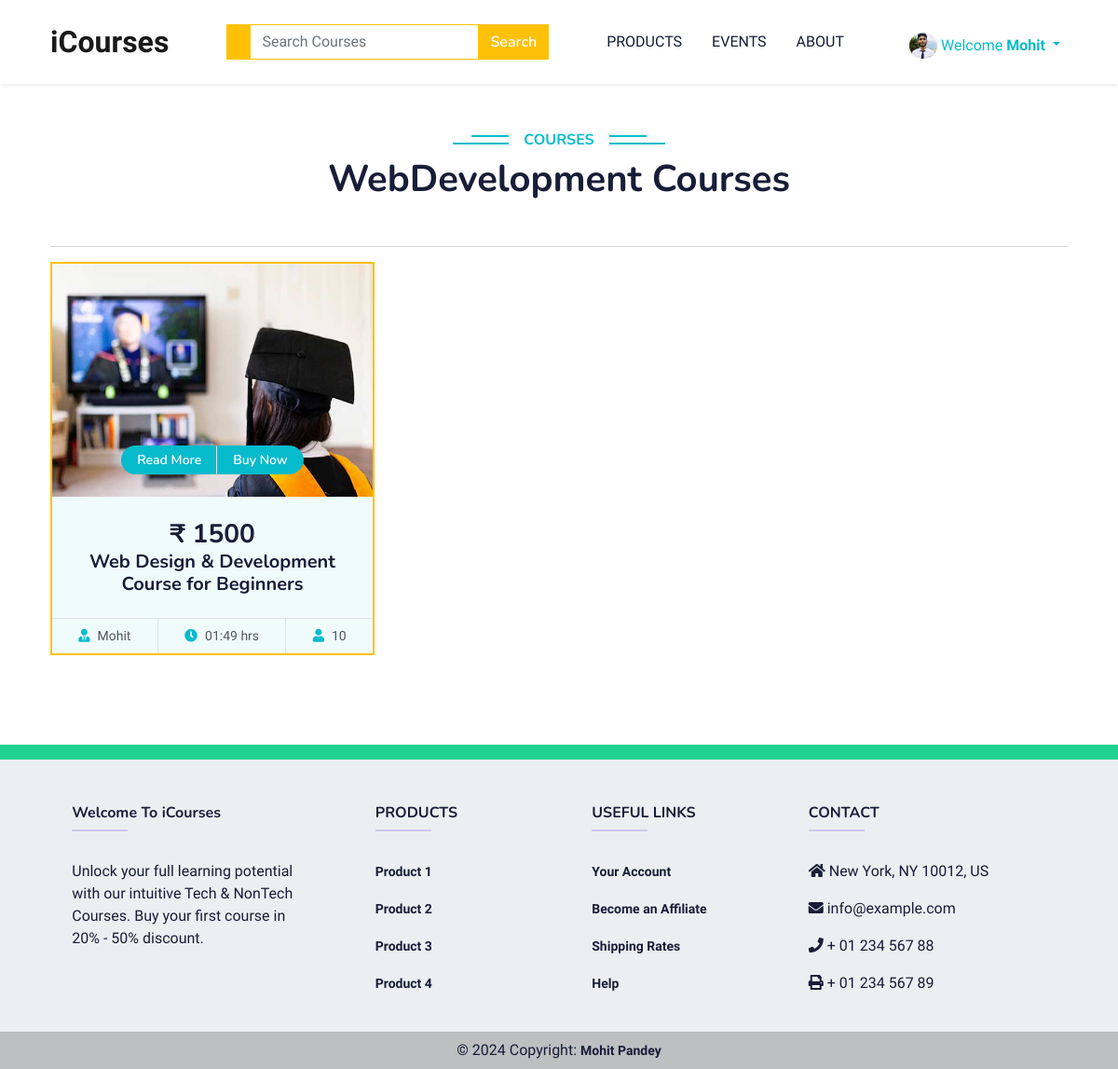
The page /courses/1 (signed in) on the database its author committed.
### home/models.py (models this page shows, shortened)
class UserProfile(models.Model):
    user = models.OneToOneField(User, on_delete = models.CASCADE)
    referral_link = models.CharField(max_length=100,default='', blank=True, null=True)
    picture = models.ImageField(upload_to='profile_pictures', blank=True, null=True)
    phone = models.CharField(max_length=14, default='', blank=True, null=True)
    address = models.TextField(default='', blank=True, null=True)
    birthdate = models.CharField(max_length =20,null=True, blank=True)
    referral_code_used = models.IntegerField(default=0, blank=True, null=True)

class Category(models.Model):
    categoryName = models.CharField(max_length=200)

class Course(models.Model):
    coursePicture = models.ImageField(upload_to='coursePicture',null=True,blank = True)
    courseFile = models.FileField(upload_to='coursePdf',null=True,blank=True)
    courseCategory = models.ForeignKey(Category, on_delete=models.CASCADE ,null=True,blank=True)
    courseName = models.CharField(max_length = 150,null=True,blank=True)
    coursePrice = models.IntegerField(null=True,blank=True)
    madeBy = models.CharField(max_length = 150,null=True,blank=True)
    courseDuration = models.CharField(max_length = 50)
    studentOnCourse = models.IntegerField(default = 0,editable=False)
    AboutCourse = HTMLField(blank=True)

### home/views.py (the view)
# urls.py: path('courses/<slug:id>',views.CategoryCourses, name='courses'),
def CategoryCourses(request,id):
    try:
        category = Category.objects.get(id=id)
        courses = Course.objects.filter(courseCategory=category)
        context = {'courses': courses, 'category': category}
        return render(request, 'Products/categoryView.html', context)
    except Category.DoesNotExist:
        context = {'error_message': 'Category Courses not found.'}
        return render(request, 'Products/categoryView.html', context)

### home/context_processors.py (called while the page is built)
def user_info(request):
    user_info = None
    if request.user.is_authenticated:
        try:
            user_info = request.user.userprofile  # Assuming UserProfile is related to the User model
        except UserProfile.DoesNotExist:
            pass  # Handle the case where UserProfile doesn't exist for the current user
    return {'user_info': user_info}

### home/Templates/Products/categoryView.html (shortened to what this page needs)
{% extends 'base.html' %}
{% block Css %}
 <link href="https://cdnjs.cloudflare.com/ajax/libs/font-awesome/5.10.0/css/all.min.css" rel="stylesheet" />
 <link href="https://cdn.jsdelivr.net/npm/bootstrap-icons@1.4.1/font/bootstrap-icons.css" rel="stylesheet" />
 <link href="lib/animate/animate.min.css" rel="stylesheet" />
 <link href="lib/owlcarousel/assets/owl.carousel.min.css" rel="stylesheet" />
 <link href="/static/Css/css/bootstrap.min.css" rel="stylesheet" />
 <link href="/static/Css/css/style.css" rel="stylesheet" />
{% endblock %}
{% block body %}
  <div class="container-xxl py-5">
    <div class="container">
      <div class="text-center wow fadeInUp" data-wow-delay="0.1s">
        <h6 class="section-title bg-white text-center text-primary px-3">Courses</h6>
        <h1 class="mb-5">{{category.categoryName}} Courses</h1>
      </div>
      <hr>
      <div class="row g-4 justify-content-start">
        {% for course in courses %}
          <div class="col-lg-4 col-md-6 wow fadeInUp" data-wow-delay="0.1s">
            <div class="course-item border border-warning border-2 bg-light">
              <div class="position-relative overflow-hidden">
                {% if course.coursePicture %}
                  <img src="{{ course.coursePicture.url }}" height="250px" class="card-img-top" alt="{{ course.courseName }}" />
                {% else %}
                  <img src="/static/Images/cat-4.jpg" height="250px" class="card-img-top" alt="Placeholder" />
                {% endif %}
                <div class="w-100 d-flex justify-content-center position-absolute bottom-0 start-0 mb-4">
                  <a href="/productView/{{ course.id }}" class="flex-shrink-0 btn btn-sm btn-primary px-3 border-end" style="border-radius: 30px 0 0 30px;">Read More</a>
                  <a href="/paymentPage/{{course.id}}" class="flex-shrink-0 btn btn-sm btn-primary px-3" style="border-radius: 0 30px 30px 0;">Buy Now</a>
                </div>
              </div>
              <div class="text-center p-4 pb-0">
                <h3 class="mb-0">₹ {{ course.coursePrice }}</h3>
                <h5 class="mb-4">{{ course.courseName }}</h5>
              </div>
              <div class="d-flex border-top">
                <small class="flex-fill text-center border-end py-2"><i class="fa fa-user-tie text-primary me-2"></i>{{ course.madeBy }}</small>
                <small class="flex-fill text-center border-end py-2"><i class="fa fa-clock text-primary me-2"></i>{{ course.courseDuration }} hrs</small>
                <small class="flex-fill text-center py-2"><i class="fa fa-user text-primary me-2"></i>{{ course.studentOnCourse }}</small>
              </div>
            </div>
          </div>
        {% endfor %}
      </div>
    </div>
  </div>
{% endblock %}

### home/Templates/base.html (shortened to what this page needs)
<!DOCTYPE html>
<html lang="en">
  <head>
    <link rel="stylesheet" href="https://cdn.jsdelivr.net/npm/bootstrap@5.3.3/dist/css/bootstrap.min.css" />
    <link rel="stylesheet" href="/static/Css/base.css" />
    <link href="https://cdn.jsdelivr.net/npm/bootstrap@5.3.3/dist/css/bootstrap.min.css" rel="stylesheet" />
    {% block Css %}
    {% endblock %}
  </head>
  <body>
    <nav class="navbar navbar-expand-lg bg-white sticky-top navbar-light p-3 shadow-sm">
      <div class="container">
        <a class="navbar-brand fs-2" href="/"><strong>iCourses</strong></a>
        <div class="collapse navbar-collapse" id="navbarNavDropdown">
          <div class="ms-auto d-none d-lg-block">
            <form method="get">
            <div class="input-group">
              <span class="border-warning input-group-text bg-warning text-white"></span>
              <input type="search" class="form-control border-warning" name="search" placeholder="Search Courses" style="color:#7a7a7a" />
              <button type="submit" class="btn btn-warning text-white">Search</button>
            </div>
           </form>
          </div>
          <ul class="navbar-nav ms-auto">
            <li class="nav-item">
              <a class="nav-link mx-2 text-uppercase {% if request.path == '/product/' %}active{% endif %}" href="/product/">Products</a>
            </li>
            <li class="nav-item">
              <a class="nav-link mx-2 text-uppercase {% if request.path == '/events/' %}active{% endif %}" href="/events/">Events</a>
            </li>
            <li class="nav-item">
              <a class="nav-link mx-2 text-uppercase {% if request.path == '/about/' %}active{% endif %}" href="/about/">About</a>
            </li>
          </ul>
          <ul class="navbar-nav ms-auto">
            {% if user.is_authenticated %}
              <li class="nav-item dropdown mt-2">
                <a class="text-primary nav-link dropdown-toggle" href="" role="button" data-bs-toggle="dropdown" aria-expanded="false">
                  {% if user_info and user_info.picture %}
                    <img class="rounded-image" width="30px" src="{{ user_info.picture.url }}" alt="User Picture" />
                  {% else %}
                  <img width="30px" src="https://static-00.iconduck.com/assets.00/profile-circle-icon-2048x2048-cqe5466q.png" alt="">
                    {% endif %}
                  Welcome <b>{{ user.first_name }}</b>
                </a>
              </li>
            {% endif %}
          </ul>
        </div>
      </div>
    </nav>
    {% block body %}
    {% endblock %}
    <footer class="text-center text-lg-start mt-5 text-dark" style="background-color: #ECEFF1">
      <section class="d-flex justify-content-between p-2 text-white" style="background-color: #21D192"></section>
      <section class="">
        <div class="container text-center text-md-start mt-5">
          <div class="row mt-3">
            <div class="col-md-3 col-lg-4 col-xl-3 mx-auto mb-4">
              <h6 class="fw-bold">Welcome To iCourses</h6>
              <hr class="mb-4 mt-0 d-inline-block mx-auto" style="width: 60px; background-color: #7c4dff; height: 2px" />
              <p>Unlock your full learning potential with our intuitive Tech & NonTech Courses. Buy your first course in 20% - 50% discount.</p>
            </div>
            <div class="col-md-2 col-lg-2 col-xl-2 mx-auto mb-4">
              <h6 class="text-uppercase fw-bold">Products</h6>
              <hr class="mb-4 mt-0 d-inline-block mx-auto" style="width: 60px; background-color: #7c4dff; height: 2px" />
              <p>
                <a href="#!" class="text-dark">Product 1</a>
              </p>
              <p>
                <a href="#!" class="text-dark">Product 2</a>
              </p>
              <p>
                <a href="#!" class="text-dark">Product 3</a>
              </p>
              <p>
                <a href="#!" class="text-dark">Product 4</a>
              </p>
            </div>
            <div class="col-md-3 col-lg-2 col-xl-2 mx-auto mb-4">
              <h6 class="text-uppercase fw-bold">Useful links</h6>
              <hr class="mb-4 mt-0 d-inline-block mx-auto" style="width: 60px; background-color: #7c4dff; height: 2px" />
              <p>
                <a href="#!" class="text-dark">Your Account</a>
              </p>
              <p>
                <a href="#!" class="text-dark">Become an Affiliate</a>
              </p>
              <p>
                <a href="#!" class="text-dark">Shipping Rates</a>
              </p>
              <p>
                <a href="#!" class="text-dark">Help</a>
              </p>
            </div>
            <div class="col-md-4 col-lg-3 col-xl-3 mx-auto mb-md-0 mb-4">
              <h6 class="text-uppercase fw-bold">Contact</h6>
              <hr class="mb-4 mt-0 d-inline-block mx-auto" style="width: 60px; background-color: #7c4dff; height: 2px" />
              <p>
                <i class="fas fa-home mr-3"></i> New York, NY 10012, US
              </p>
              <p>
                <i class="fas fa-envelope mr-3"></i> info@example.com
              </p>
              <p>
                <i class="fas fa-phone mr-3"></i> + 01 234 567 88
              </p>
              <p>
                <i class="fas fa-print mr-3"></i> + 01 234 567 89
              </p>
            </div>
          </div>
        </div>
      </section>
      <div class="text-center p-2" style="background-color: rgba(0, 0, 0, 0.2)">
        © 2024 Copyright:
        <a class="text-dark" href="">Mohit Pandey</a>
      </div>
    </footer>
  </body>
</html>

### static/Css/base.css (style rules this page uses)
a { font-size: 14px; font-weight: 700 }
.form-control { outline: none !important; box-shadow: none !important; }
.rounded-image { border-radius: 50%; }

### static/Css/css/style.css (style rules this page uses)
:root { --primary: #06BBCC; --light: #F0FBFC; --dark: #181d38; }
.btn { font-family: 'Nunito', sans-serif; font-weight: 600; transition: .5s; }
.btn.btn-primary, .btn.btn-secondary { color: #FFFFFF; }
.navbar-light .navbar-nav .nav-link { color: var(--dark); font-weight: 500; }
.navbar-light.sticky-top { top: -100px; transition: .5s; }
.section-title { position: relative; display: inline-block; text-transform: uppercase; }
.section-title::before { position: absolute; content: ""; width: calc(100% + 80px); height: 2px; top: 4px; left: -40px; background: var(--primary); z-index: -1; }
.section-title::after { position: absolute; content: ""; width: calc(100% + 120px); height: 2px; bottom: 5px; left: -60px; background: var(--primary); z-index: -1; }
.category img, .course-item img { transition: .5s; }

### rows shown on the page
UserProfile: picture (picture)
Category: categoryName "WebDevelopment"
Course: coursePicture (picture), coursePrice "1500", courseName "Web Design & Development Course for Beginners", madeBy "Mohit", courseDuration "01:49", studentOnCourse "10"

### other values the page prints
{{ user.first_name }} "Mohit"
